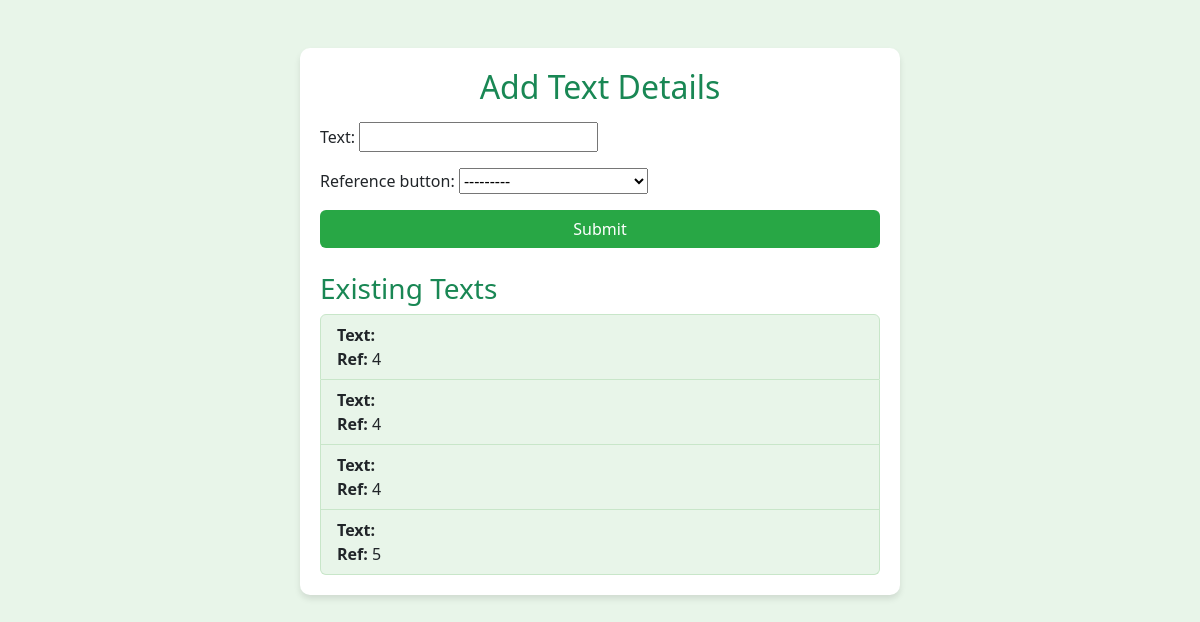
/text-form/, run on the app's committed database.
### chat/models.py (models this page shows, shortened)
class TextDetails(models.Model):
    id = models.AutoField(primary_key=True)
    text=CKEditor5Field('Text', config_name='extends', default="")
    reference_button = models.ForeignKey(ButtonDetails, on_delete=models.CASCADE, related_name="text_details")

class ButtonDetails(models.Model):
    id = models.AutoField(primary_key=True)
    button = models.CharField(max_length=255)
    name = models.CharField(max_length=255)
    parent_id = models.IntegerField(default=0)  # Default set to 0

### chat/views.py (the view)
# urls.py: path("text-form/", views.text_form_view, name="text_form"),
def text_form_view(request):
    if request.method == "POST":
        form = TextDetailsForm(request.POST)
        if form.is_valid():
            form.save()
            return redirect("text_form")  # Redirect after successful submission
    else:
        form = TextDetailsForm()
    texts = TextDetails.objects.filter(reference_button__parent_id=1).order_by("-id")
    return render(request, "text_form.html", {"form": form, "texts": texts})

### chat/forms.py
class TextDetailsForm(forms.ModelForm):
    def __init__(self, *args, **kwargs):
        super(TextDetailsForm, self).__init__(*args, **kwargs)
        self.fields["text"].required = False
        self.fields["reference_button"].queryset = ButtonDetails.objects.exclude(parent_id=0)
        self.fields["reference_button"].label_from_instance = lambda obj: f"{obj.button} - {obj.name}"
    class Meta:
        model = TextDetails
        fields = ("text","reference_button")
        widgets = {
            "text": CKEditor5Widget(
                attrs={"class": "django_ckeditor_5"}, config_name="extends"
            )
        }

### chat/templates/text_form.html (shortened to what this page needs)
{% load static %}
<!DOCTYPE html>
<html lang="en">
<head>
    <link href="https://cdn.jsdelivr.net/npm/bootstrap@5.3.0/dist/css/bootstrap.min.css" rel="stylesheet">
</head>
<body>
<div class="container mt-5">
    <h2 class="text-success text-center">Add Text Details</h2>
    <form method="post" class="mt-3">
        <div class="mb-3">
            {{ form.text.label_tag }}
            {{ form.text }}
        </div>
        <div class="mb-3">
            {{ form.reference_button.label_tag }}
            {{ form.reference_button }}
        </div>
        <button type="submit" class="btn btn-green w-100">Submit</button>
    </form>
    <h3 class="text-success mt-4">Existing Texts</h3>
    <ul class="list-group">
        {% for text in texts %}
            <li class="list-group-item">
                <strong>Text:</strong> {{ text.textarea }} <br>
                <strong>Ref:</strong> {{ text.reference_button.button }}
            </li>
        {% endfor %}
    </ul>
</div>
</body>
</html>

### chat/templates/text_form.html (style rules this page uses)
body { background-color: #e8f5e9; }
.container { max-width: 600px; background: white; padding: 20px; border-radius: 10px; box-shadow: 0px 4px 6px rgba(0, 0, 0, 0.1); }
.btn-green { background-color: #28a745; color: white; }
.list-group-item { background-color: #e8f5e9; border: 1px solid #c8e6c9; }

### data on the page
TextDetails: reference_button.button "4"
TextDetails: reference_button.button "4"
TextDetails: reference_button.button "4"
TextDetails: reference_button.button "5"
